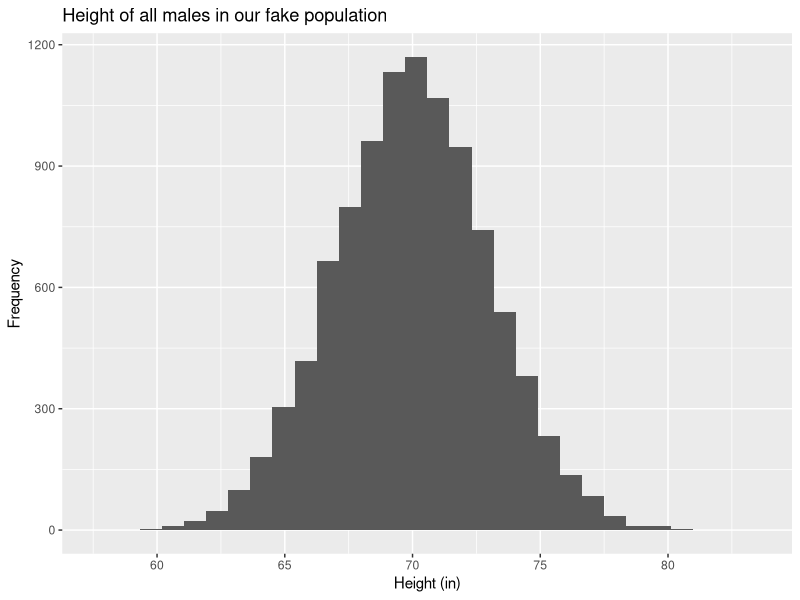
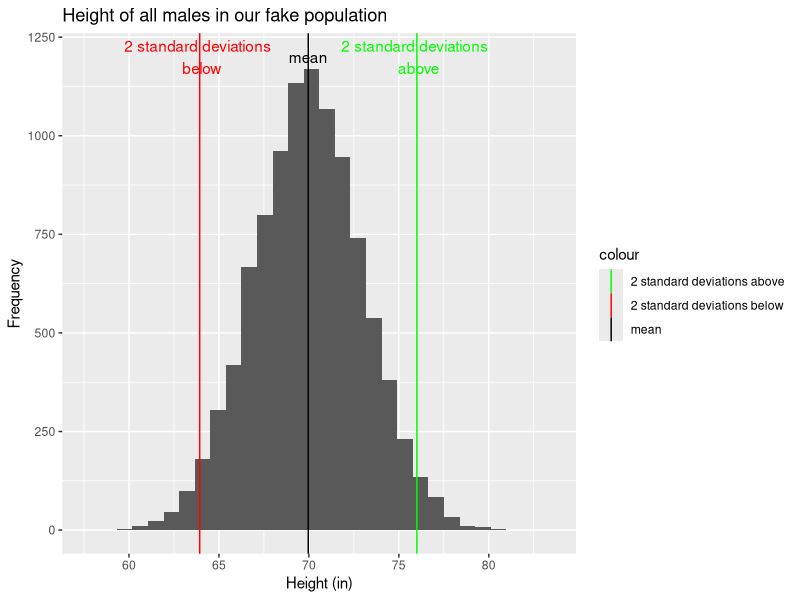
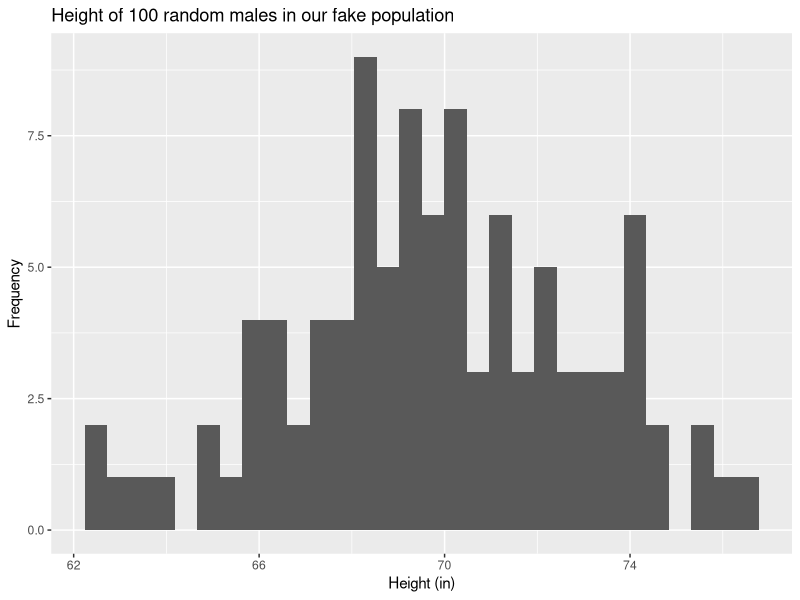

These figures' R source, in order:
## ---- chunk 1
#| label: fig-height_all
#| fig-cap: "Our imaginary population!"
set.seed(42)
population_size <- 10000
population_norm <- data.frame(id = 1:population_size, 
                         height = rnorm(population_size, 70, 3))
library(ggplot2)

ggplot(population_norm, aes(height)) + 
  geom_histogram() +
  labs(x="Height (in)", y= "Frequency",
       title = "Height of all males in our fake population")
## ---- chunk 2
#| label: fig-height_all_with_lines
#| fig-cap: "Our imaginary population!"
colors <- c("mean" = "black", "2 standard deviations below" = "red", 
            "2 standard deviations above" = "green")
ggplot(population_norm, aes(height)) + 
  geom_histogram() +
  labs(x="Height (in)", y= "Frequency",
       title = "Height of all males in our fake population") +
    geom_vline(aes(xintercept=mean(height), color="mean"))+
    geom_vline(aes(xintercept=mean(height)-
                     2*sd(height), color="2 standard deviations below"))+
  geom_vline(aes(xintercept=mean(height)+
                     2*sd(height), color="2 standard deviations above")) +
        scale_color_manual(values = colors)+
   annotate("text", label = "mean", y = 1200, x = mean(population_norm$height), color = "black") +
     annotate("text", label = "2 standard deviations \n below", y = 1200, x = mean(population_norm$height)-
                     2*sd(population_norm$height), color = "red")+
     annotate("text", label = "2 standard deviations \n above", y = 1200, x = mean(population_norm$height)+
                     2*sd(population_norm$height), color = "green")
## ---- chunk 3
sample_1 <- population_norm[sample(nrow(population_norm), 100),]
ggplot(sample_1, aes(height)) + 
  geom_histogram() +
  labs(x="Height (in)", y= "Frequency",
       title = "Height of 100 random males in our fake population")
